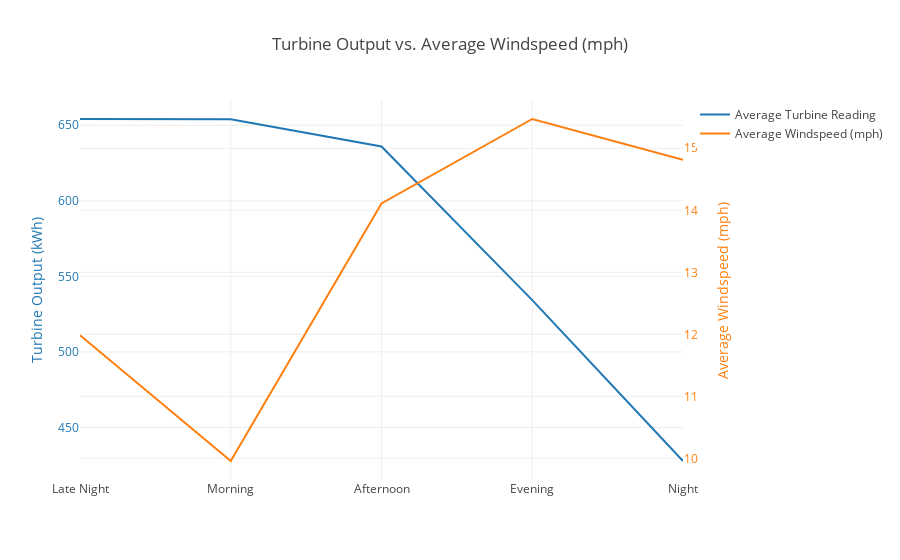
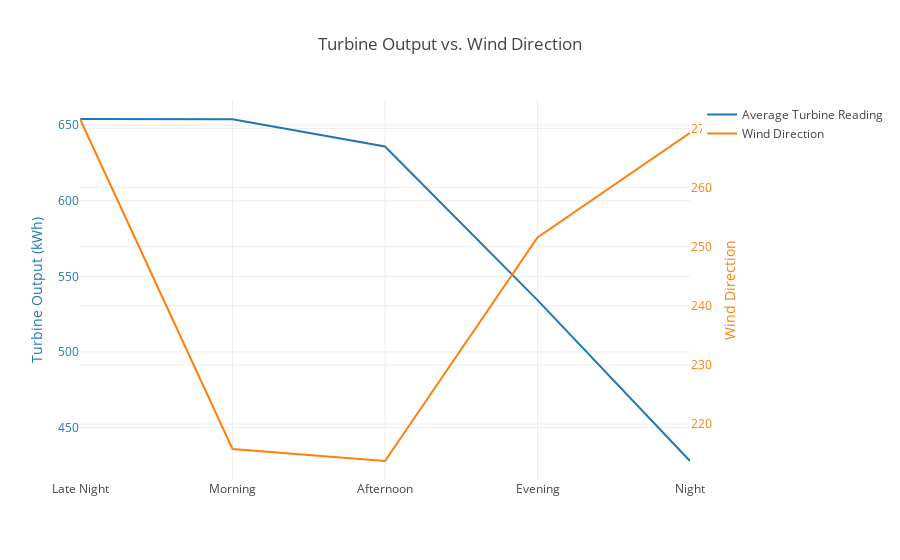
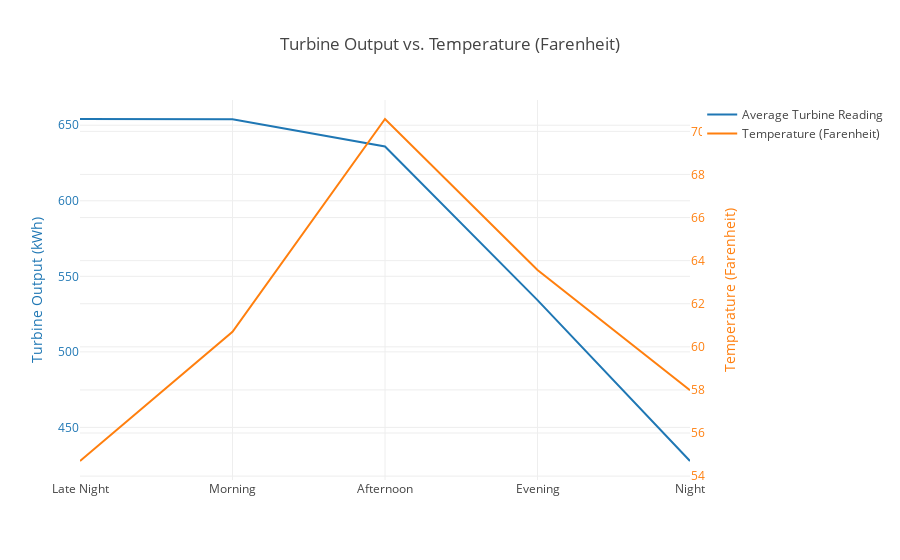
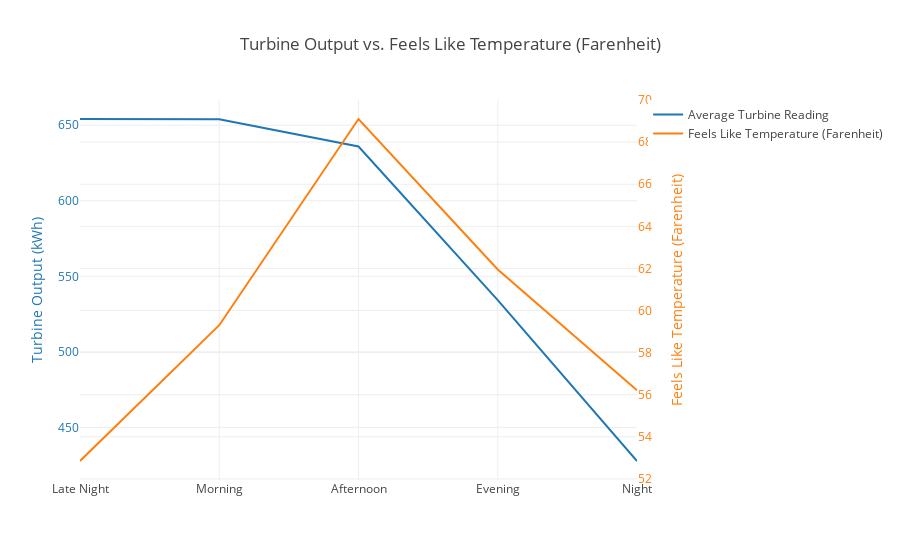

Write notebook code for charts like these, in order.
### Code cell
## time_of_the_day

for feature in feature_dict:
    trace1 = go.Scatter(
        x=turbine_grouped_bins["turbine_time_of_day_bin"],
        y=turbine_grouped_bins["avg_kW_reading"],
        mode="lines",
        name="Average Turbine Reading"
    )

    trace2 = go.Scatter(
        x=weather_grouped_bins["weather_time_of_day_bin"],
        y=weather_grouped_bins[feature],
        mode="lines",
        name=feature_dict[feature],
        yaxis="y2"
    )

    data = [trace1, trace2]
    layout = go.Layout(
        title='Turbine Output vs. ' + feature_dict[feature],
        yaxis=dict(
            title='Turbine Output (kWh)',
            titlefont=dict(
                color='#1f77b4'
            ),
            tickfont=dict(
                color='#1f77b4'
            )
        ),
        yaxis2=dict(
            title=feature_dict[feature],
            titlefont=dict(
                color='#ff7f0e'
            ),
            tickfont=dict(
                color='#ff7f0e'
            ),
            overlaying='y',
            side='right'
        )
    )

    fig = go.Figure(data=data, layout=layout)
    py.iplot(fig)

### Figure 1 — Plotly figure (JSON) as saved in the notebook; plotly's stock layout.template omitted (floating-point values rounded to 4 significant figures)
{"data": [{"mode": "lines", "name": "Average Turbine Reading", "type": "scatter", "uid": "9dfa0887-ccb1-4684-878a-c919f34ac244", "x": ["Late Night", "Morning", "Afternoon", "Evening", "Night"], "y": [654.1, 654.0, 635.9, 534.2, 427.8]}, {"mode": "lines", "name": "Average Windspeed (mph)", "type": "scatter", "uid": "bf7ee6de-5e45-47a2-b792-f36dffc6dc04", "x": ["Late Night", "Morning", "Afternoon", "Evening", "Night"], "y": [11.99, 9.957, 14.11, 15.47, 14.82], "yaxis": "y2"}], "layout": {"title": "Turbine Output vs. Average Windspeed (mph)", "yaxis": {"tickfont": {"color": "#1f77b4"}, "title": "Turbine Output (kWh)", "titlefont": {"color": "#1f77b4"}}, "yaxis2": {"overlaying": "y", "side": "right", "tickfont": {"color": "#ff7f0e"}, "title": "Average Windspeed (mph)", "titlefont": {"color": "#ff7f0e"}}}}

### Figure 2 — Plotly figure (JSON) as saved in the notebook; plotly's stock layout.template omitted (floating-point values rounded to 4 significant figures)
{"data": [{"mode": "lines", "name": "Average Turbine Reading", "type": "scatter", "uid": "5e3287a9-8182-47ad-bc8b-b450ae4a3996", "x": ["Late Night", "Morning", "Afternoon", "Evening", "Night"], "y": [654.1, 654.0, 635.9, 534.2, 427.8]}, {"mode": "lines", "name": "Wind Direction", "type": "scatter", "uid": "36a5ef68-a3fe-4f13-9161-a82c40d3d63c", "x": ["Late Night", "Morning", "Afternoon", "Evening", "Night"], "y": [271.6, 215.8, 213.8, 251.6, 269.3], "yaxis": "y2"}], "layout": {"title": "Turbine Output vs. Wind Direction", "yaxis": {"tickfont": {"color": "#1f77b4"}, "title": "Turbine Output (kWh)", "titlefont": {"color": "#1f77b4"}}, "yaxis2": {"overlaying": "y", "side": "right", "tickfont": {"color": "#ff7f0e"}, "title": "Wind Direction", "titlefont": {"color": "#ff7f0e"}}}}

### Figure 3 — Plotly figure (JSON) as saved in the notebook; plotly's stock layout.template omitted (floating-point values rounded to 4 significant figures)
{"data": [{"mode": "lines", "name": "Average Turbine Reading", "type": "scatter", "uid": "b6852387-848c-4ace-9c36-c5de4297b5c1", "x": ["Late Night", "Morning", "Afternoon", "Evening", "Night"], "y": [654.1, 654.0, 635.9, 534.2, 427.8]}, {"mode": "lines", "name": "Temperature (Farenheit)", "type": "scatter", "uid": "fa6877b0-3910-489e-a106-2c85f2ad5ec0", "x": ["Late Night", "Morning", "Afternoon", "Evening", "Night"], "y": [54.7, 60.7, 70.57, 63.56, 57.99], "yaxis": "y2"}], "layout": {"title": "Turbine Output vs. Temperature (Farenheit)", "yaxis": {"tickfont": {"color": "#1f77b4"}, "title": "Turbine Output (kWh)", "titlefont": {"color": "#1f77b4"}}, "yaxis2": {"overlaying": "y", "side": "right", "tickfont": {"color": "#ff7f0e"}, "title": "Temperature (Farenheit)", "titlefont": {"color": "#ff7f0e"}}}}

### Figure 4 — Plotly figure (JSON) as saved in the notebook; plotly's stock layout.template omitted (floating-point values rounded to 4 significant figures)
{"data": [{"mode": "lines", "name": "Average Turbine Reading", "type": "scatter", "uid": "d53053cd-94ea-403a-b7bf-8ebb39353dd0", "x": ["Late Night", "Morning", "Afternoon", "Evening", "Night"], "y": [654.1, 654.0, 635.9, 534.2, 427.8]}, {"mode": "lines", "name": "Feels Like Temperature (Farenheit)", "type": "scatter", "uid": "42841da4-467b-41d5-b134-2433fb06dfd5", "x": ["Late Night", "Morning", "Afternoon", "Evening", "Night"], "y": [52.85, 59.3, 69.1, 61.95, 56.21], "yaxis": "y2"}], "layout": {"title": "Turbine Output vs. Feels Like Temperature (Farenheit)", "yaxis": {"tickfont": {"color": "#1f77b4"}, "title": "Turbine Output (kWh)", "titlefont": {"color": "#1f77b4"}}, "yaxis2": {"overlaying": "y", "side": "right", "tickfont": {"color": "#ff7f0e"}, "title": "Feels Like Temperature (Farenheit)", "titlefont": {"color": "#ff7f0e"}}}}
